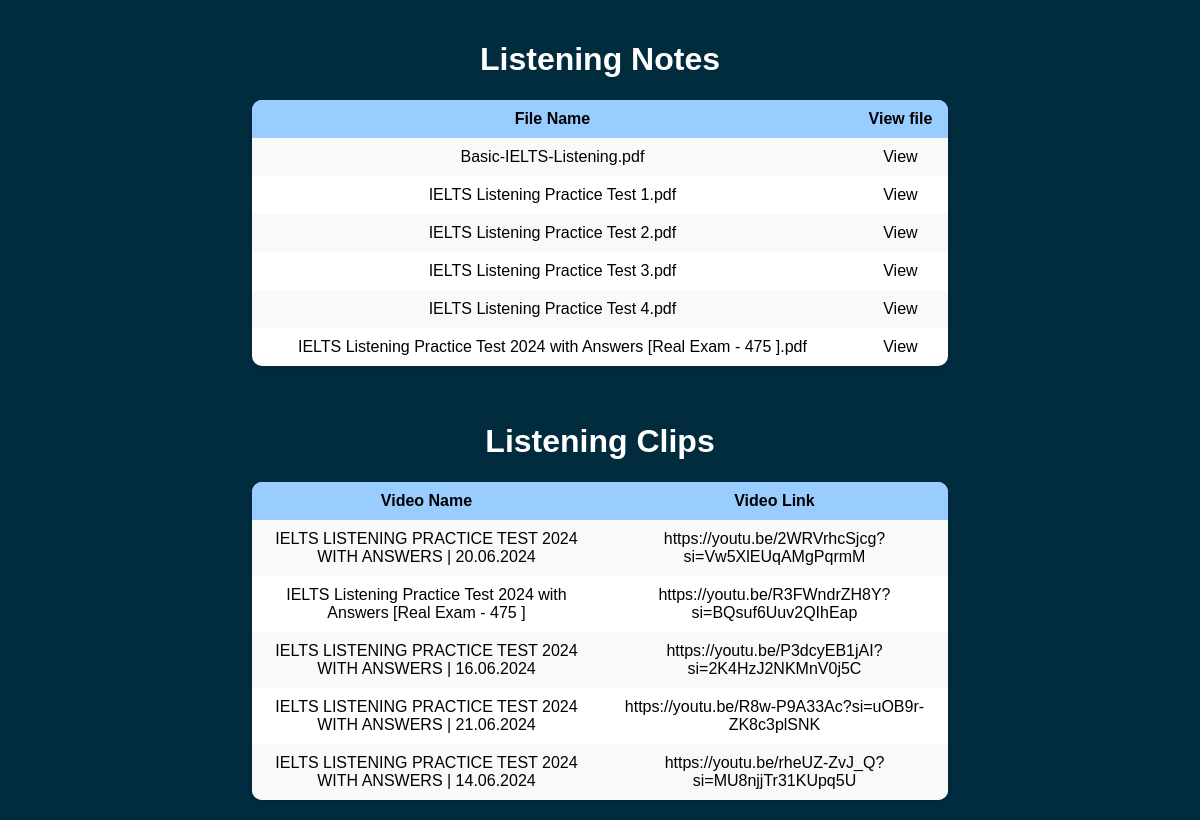
/listening.php, run on the app's committed database.
### tables this page shows
CREATE TABLE IF NOT EXISTS `listening` (
  `id` int(11) NOT NULL AUTO_INCREMENT,
  `file_name` varchar(255) DEFAULT NULL,
  `file_path` varchar(255) DEFAULT NULL,
  PRIMARY KEY (`id`)
);

CREATE TABLE IF NOT EXISTS `listeningclips` (
  `id` int(11) NOT NULL AUTO_INCREMENT,
  `video_name` varchar(255) DEFAULT NULL,
  `video_link` varchar(255) DEFAULT NULL,
  PRIMARY KEY (`id`)
);

### listening.php (the view, shortened to what this page needs)
<!DOCTYPE html>
<html lang="en">
<head>
    </head>
    <body>
        <h1>Listening Notes</h1>
        <table>
            <tr>
                <th>File Name</th>
                <th>View file</th>
            </tr>
            <?php
                $servername = "localhost";
                $username = "root";
                $password = "";
                $dbname = "exam_ninja";
                $conn = new mysqli($servername, $username, $password, $dbname);
                $sql = "SELECT id, file_name, file_path FROM listening";
                $result = $conn->query($sql);
                if ($result->num_rows > 0) {
                    while($row = $result->fetch_assoc()) {
                        echo "<tr>";
                        echo "<td>" . $row["file_name"] . "</td>";
                        echo "<td><a href='" . $row["file_path"] . "' target='_blank'>View</a></td>";
                        echo "</tr>";
                    }
                } else {
                    echo "<tr><td colspan='3'>No files uploaded</td></tr>";
                }
            ?>
        </table>
        <br>
        <br>
        <h1> Listening Clips</h1>
    <table>
        <tr>
            <th>Video Name</th>
            <th>Video Link</th>
        </tr>
        <?php
        $servername = "localhost";
        $username = "root";
        $password = "";
        $dbname = "exam_ninja";
        $conn = new mysqli($servername, $username, $password, $dbname);
        $sql = "SELECT * FROM listeningclips";
        $result = $conn->query($sql);
        if ($result->num_rows > 0) {
            while($row = $result->fetch_assoc()) {
                echo "<tr>";
                echo "<td>" . $row["video_name"] . "</td>";
                echo "<td><a href='" . $row["video_link"] . "' target='_blank'>" . $row["video_link"] . "</a></td>";
                echo "</tr>";
            }
        } else {
            echo "<tr><td colspan='4'>No videos uploaded yet</td></tr>";
        }
        ?>
    </table>
    </body>
    </html>

### listening.php (style rules this page uses)
body { font-family: Arial, sans-serif; margin: 0; padding: 20px; background-color: #002c3e; }
h1 { text-align: center; color: white; }
table { border-collapse: collapse; width: 60%; margin: 0 auto; background-color: #fff; box-shadow: 0 2px 4px rgba(0, 0, 0, 0.1); border-radius: 10px; overflow: hidden; }
th { text-align: center; padding: 10px; }
td { text-align: center; padding: 10px; color:black }
th { background-color: #99CCFF; font-weight: bold; color: black; }
tr:nth-child(even) { background-color: #f9f9f9; }
td a { color: black; text-decoration: none; }

### data on the page
listening: file_name "Basic-IELTS-Listening.pdf"
listening: file_name "IELTS Listening Practice Test 1.pdf"
listening: file_name "IELTS Listening Practice Test 2.pdf"
listening: file_name "IELTS Listening Practice Test 3.pdf"
listening: file_name "IELTS Listening Practice Test 4.pdf"
listening: file_name "IELTS Listening Practice Test 2024 with Answers [Real Exam - 475 ].pdf"
listeningclips: video_name "IELTS LISTENING PRACTICE TEST 2024 WITH ANSWERS | 20.06.2024", video_link "https://youtu.be/2WRVrhcSjcg?si=Vw5XlEUqAMgPqrmM"
listeningclips: video_name "IELTS Listening Practice Test 2024 with Answers [Real Exam - 475 ]", video_link "https://youtu.be/R3FWndrZH8Y?si=BQsuf6Uuv2QIhEap"
listeningclips: video_name "IELTS LISTENING PRACTICE TEST 2024 WITH ANSWERS | 16.06.2024", video_link "https://youtu.be/P3dcyEB1jAI?si=2K4HzJ2NKMnV0j5C"
listeningclips: video_name "IELTS LISTENING PRACTICE TEST 2024 WITH ANSWERS | 21.06.2024", video_link "https://youtu.be/R8w-P9A33Ac?si=uOB9r-ZK8c3plSNK"
listeningclips: video_name "IELTS LISTENING PRACTICE TEST 2024 WITH ANSWERS | 14.06.2024", video_link "https://youtu.be/rheUZ-ZvJ_Q?si=MU8njjTr31KUpq5U"
